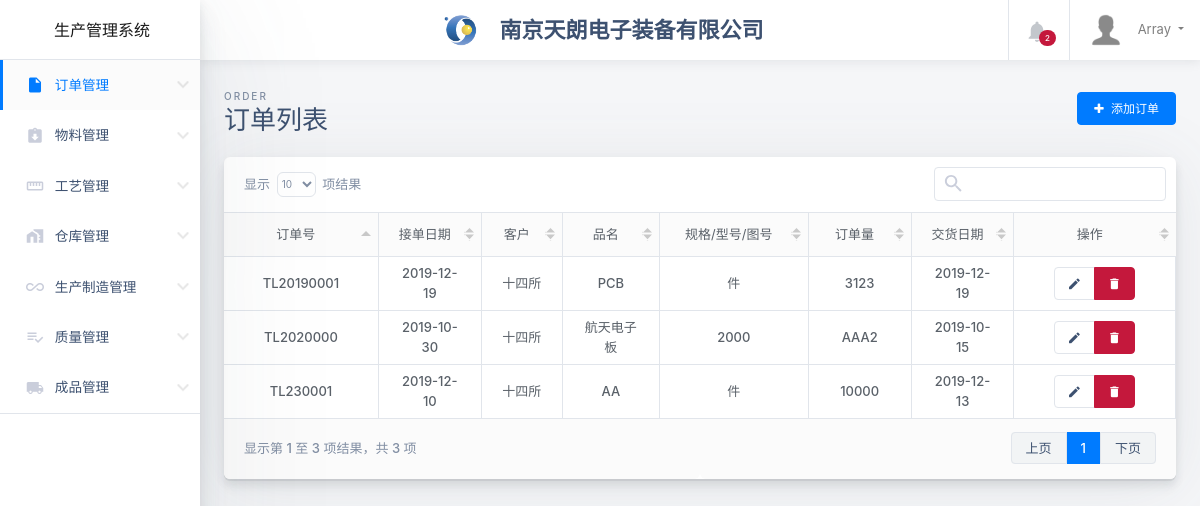
Page /order.php (signed in) on the committed database.
### tables this page shows
CREATE TABLE `orders` (
  `order_id` varchar(20) NOT NULL,
  `order_name` varchar(20) DEFAULT NULL,
  `order_type` varchar(20) DEFAULT NULL,
  `order_number` varchar(20) DEFAULT NULL,
  `order_client` varchar(20) DEFAULT NULL,
  `order_start` date DEFAULT NULL,
  `order_end` date DEFAULT NULL,
  PRIMARY KEY (`order_id`) USING BTREE
);

### order.php (the view, shortened to what this page needs)
<!DOCTYPE html>
<html class="no-js h-100" lang="zh-CN">
<head>
  <link rel="stylesheet" href="styles/all.css">
  <link rel="stylesheet" href="styles/icon.css">
  <link rel="stylesheet" href="styles/bootstrap.min.css">
  <link rel="stylesheet" href="styles/shards-dashboards.1.3.1.css" id="main-stylesheet" data-version="1.3.1">
  <link rel="stylesheet" href="styles/extras.1.3.1.min.css">
  <link rel="stylesheet" href="styles/responsive.dataTables.css">
  <link rel="stylesheet" href="styles/font-awesome.css">
</head>
<body class="h-100">
  <div class="container-fluid">
    <div class="row">
      <aside class="main-sidebar col-12 col-md-3 col-lg-2 px-0">
        <div class="main-navbar">
          <nav class="navbar align-items-stretch navbar-light bg-white flex-md-nowrap border-bottom p-0">
            <a class="navbar-brand w-100 mr-0" href="#" style="line-height: 25px;">
              <div class="d-table m-auto">
                <span class="  d-md-inline ml-1">生产管理系统</span>
              </div>
            </a>
          </nav>
        </div>
        <div class="nav-wrapper">
          <ul class="nav nav--no-borders flex-column">
            <li class="nav-item dropdown open">
              <a class="nav-link dropdown-toggle  active" data-toggle="dropdown" href="#" role="button" aria-haspopup="true" aria-expanded="false">
                <i class="material-icons">insert_drive_file</i>
                <span>订单管理</span>
              </a>
            </li>
            <li class="nav-item  dropdown">
              <a class="nav-link dropdown-toggle" data-toggle="dropdown" href="#" role="button" aria-haspopup="true" aria-expanded="true">
                <i class="material-icons">assignment_returned</i>
                <span>物料管理</span>
              </a>
            </li>
            <li class="nav-item dropdown">
              <a class="nav-link dropdown-toggle" data-toggle="dropdown" href="#" role="button" aria-haspopup="true" aria-expanded="false">
                <i class="material-icons">straighten</i>
                <span>工艺管理</span>
              </a>
            </li>
            <li class="nav-item dropdown">
              <a class="nav-link dropdown-toggle" data-toggle="dropdown" href="#" role="button" aria-haspopup="true" aria-expanded="true">
                <i class="material-icons">home_work</i>
                <span>仓库管理</span>
              </a>
            </li>
            <li class="nav-item dropdown">
              <a class="nav-link dropdown-toggle" data-toggle="dropdown" href="#" role="button" aria-haspopup="true" aria-expanded="true">
                <i class="material-icons">all_inclusive</i>
                <span>生产制造管理</span>
              </a>
            </li>
            <li class="nav-item dropdown">
              <a class="nav-link dropdown-toggle" data-toggle="dropdown" href="#" role="button" aria-haspopup="true" aria-expanded="true">
                <i class="material-icons">playlist_add_check</i>
                <span>质量管理</span>
              </a>
            </li>
            <li class="nav-item dropdown">
              <a class="nav-link dropdown-toggle" data-toggle="dropdown" href="#" role="button" aria-haspopup="true" aria-expanded="true">
                <i class="material-icons">local_shipping</i>
                <span>成品管理</span>
              </a>
            </li>
          </ul>
        </div>
      </aside>
      <main class="main-content col-lg-10 col-md-9 col-sm-12 p-0 offset-lg-2 offset-md-3">
        <div class="main-navbar sticky-top bg-white">
          <nav class="navbar align-items-stretch navbar-light flex-md-nowrap p-0">
            <div  class=" w-100 d-none d-md-flex d-lg-flex">
              <div class="d-table " style="margin-top: auto !important;margin-right: auto !important;margin-bottom: auto !important;margin-left: auto !important;">
                <img id="main-logo" class="d-inline-block align-top mr-1" style="max-height: 33px;" src="images/TLlogo-1.png" alt="Dashboard">
                <a class="d-md-inline ml-1" style="font-size: 22px; color: #3d5170; font-weight: 900;">&nbsp&nbsp&nbsp南京天朗电子装备有限公司</a>
              </div>
            </div>
            <ul class="navbar-nav border-left flex-row ">
              <li class="nav-item border-right dropdown notifications">
                <a class="nav-link nav-link-icon text-center" href="#" role="button" id="dropdownMenuLink" data-toggle="dropdown" aria-haspopup="true" aria-expanded="false">
                  <div class="nav-link-icon__wrapper">
                    <i class="material-icons">&#xE7F4;</i>
                    <span class="badge badge-pill badge-danger">2</span>
                  </div>
                </a>
              </li>
              <li class="nav-item dropdown">
                <a class="nav-link dropdown-toggle text-nowrap px-3" data-toggle="dropdown" href="#" role="button" aria-haspopup="true" aria-expanded="false">
                  <img class="user-avatar rounded-circle mr-2" src="images/avatars/admin.png" alt="User Avatar"> <span class="d-none d-md-inline-block"><?php echo $_SESSION['user'];?></span>
                </a>
              </li>
            </ul>
          </nav>
        </div>
        <div class="main-content-container container-fluid px-4 mb-4">
          <div class="page-header row no-gutters py-4">
            <div class="col-12 col-sm-6 text-center text-sm-left mb-4 mb-sm-0">
              <span class="text-uppercase page-subtitle">order</span>
              <h3 class="page-title">订单列表</h3>
            </div>
            <div class="col-12 col-sm-6 d-flex align-items-center">
              <div class="d-inline-flex mb-sm-0 mx-auto ml-sm-auto mr-sm-0" role="group" aria-label="Page actions">
                <a id="add-new-event" href="order-add.php" class="btn btn-primary"><i class="fa fa-plus mr-1"></i> 添加订单 </a>
              </div>
            </div>
          </div>
          <table class="transaction-history d-none">
            <thead>
              <tr>
                <th>订单号</th>
                <th>接单日期</th>
                <th>客户</th>
                <th>品名</th>
                <th>规格/型号/图号</th>
                <th>订单量</th>
                <th>交货日期</th>
                <th>操作</th>
              </tr>
            </thead>
            <tbody>
              <?php
              require_once('conn.php');
              $sql="select * from orders";
              $result=mysqli_query($conn,$sql);
              $loginNum=mysqli_num_rows($result);
              for($i=0; $i<$loginNum; $i++){
                $row = mysqli_fetch_assoc($result);
                echo "<tr>";
                echo "<td>{$row['order_id']}</td>";
                echo "<td>{$row['order_start']}</td>";
                echo "<td>{$row['order_client']}</td>";
                echo "<td>{$row['order_name']}</td>";
                echo "<td>{$row['order_type']}</td>";
                echo "<td>{$row['order_number']}</td>";
                echo "<td>{$row['order_end']}</td>";
                echo "<td>
                <div class='btn-group btn-group-sm' role='group' aria-label='Table row actions'>
                <button type='button' class='btn btn-white'>
                <i class='material-icons'>&#xE254;</i>
                </button>
                <button type='button' class='btn btn-danger'>
                <i class='material-icons'>&#xE872;</i>
                </button>
                </div>
                </td>";
                echo "</tr>";
              }
              ?>
            </tbody>
          </table>
        </div>
      </main>
    </div>
  </div>
</body>
</html>

### styles/all.css (style rules this page uses)
.fa,.fab,.fal,.far,.fas { -moz-osx-font-smoothing:grayscale; -webkit-font-smoothing:antialiased; display:inline-block; font-style:normal; font-variant:normal; text-rendering:auto; line-height:1 }
.fa-plus:before { content:"\f067" }
.fa,.far,.fas { font-family:Font Awesome\ 5 Free }
.fa,.fas { font-weight:900 }

### rows in the picture
orders: order_id "TL20190001", order_start "2019-12-19", order_client "十四所", order_name "PCB", order_type "件", order_number "3123", order_end "2019-12-19"
orders: order_id "TL2020000", order_start "2019-10-30", order_client "十四所", order_name "航天电子板", order_type "2000", order_number "AAA2", order_end "2019-10-15"
orders: order_id "TL230001", order_start "2019-12-10", order_client "十四所", order_name "AA", order_type "件", order_number "10000", order_end "2019-12-13"

### other values in the picture
$_SESSION['user'] "Array"
